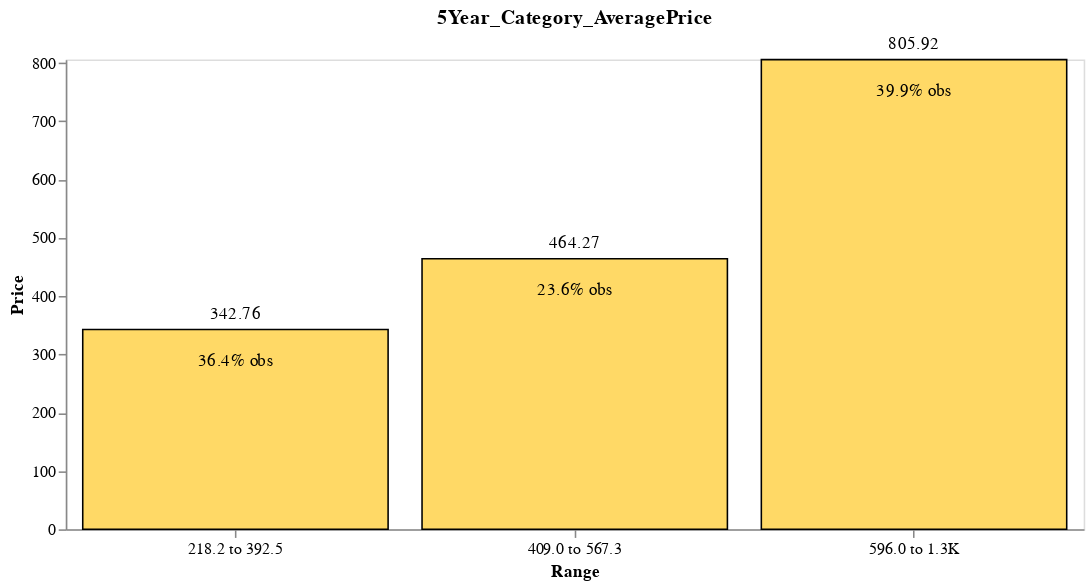

The notebook cell this image was saved under:
### Code cell
# 'Price', 'PriceTransformed', '_NoOfReviews',
#        'BookCategory_Arts, Film & Photography',
#        'BookCategory_Biographies, Diaries & True Accounts',
#        'BookCategory_Comics & Mangas',
#        'BookCategory_Computing, Internet & Digital Media',
#        'BookCategory_Crime, Thriller & Mystery',
#        'BookCategory_Language, Linguistics & Writing', 'BookCategory_Romance',
#        'BookCategory_Sports', 'Low_NoOfPeopleRated', 'CoverType_Hardcover',
#        'Author_Min_OnlineReviews', 'Author_max_OnlineReviews',
#        'BookCategory_Min_Price', 'BookCategory_Avg_Price',
#        'BookCategory_max_Price', 'Year_Category_AveragePrice',
#        'Bestseller_Score', 'Thriller_Mystery', 'Includes_Pictures',
#        'GenreEntropy', '5Year_Category_AveragePrice'

resultdf,model=DtreeCreator(ReadyforModel_v10,'5Year_Category_AveragePrice','Price',debth=2,M='Regressor')
PlotDtreeGraph2(resultdf)

### Figure 1 — Vega-Lite specification as saved in the notebook (floating-point values rounded to 4 significant figures)
{"config": {"view": {"continuousWidth": 300, "continuousHeight": 300}, "axis": {"grid": false}}, "layer": [{"mark": {"type": "bar", "color": "#ffd966", "stroke": "black"}, "encoding": {"tooltip": [{"field": "Range", "type": "nominal"}, {"field": "Pred", "type": "quantitative"}, {"field": "Counts", "type": "quantitative"}], "x": {"axis": {"labelAngle": 0}, "field": "Range", "sort": {"field": "yield", "order": "descending"}, "type": "nominal"}, "y": {"field": "Pred", "title": "Price", "type": "quantitative"}}}, {"mark": {"type": "text", "align": "center", "baseline": "bottom", "dy": -5}, "encoding": {"text": {"field": "Pred", "type": "quantitative"}, "tooltip": [{"field": "Range", "type": "nominal"}, {"field": "Pred", "type": "quantitative"}, {"field": "Counts", "type": "quantitative"}], "x": {"axis": {"labelAngle": 0}, "field": "Range", "sort": {"field": "yield", "order": "descending"}, "type": "nominal"}, "y": {"field": "Pred", "title": "Price", "type": "quantitative"}}}, {"mark": {"type": "text", "align": "center", "baseline": "bottom", "color": "#000000", "dy": 25}, "encoding": {"text": {"field": "Counts%", "type": "nominal"}, "tooltip": [{"field": "Range", "type": "nominal"}, {"field": "Pred", "type": "quantitative"}, {"field": "Counts", "type": "quantitative"}], "x": {"axis": {"labelAngle": 0}, "field": "Range", "sort": {"field": "yield", "order": "descending"}, "type": "nominal"}, "y": {"field": "Pred", "title": "Price", "type": "quantitative"}}}], "data": {"name": "data-f991549126b896aabe4f5f1840455225"}, "encoding": {"y": {"field": "Pred", "scale": {"domain": [0, 806.1]}, "type": "quantitative"}}, "height": 300, "title": "5Year_Category_AveragePrice ", "width": 650, "$schema": "https://vega.github.io/schema/vega-lite/v5.15.1.json", "datasets": {"data-f991549126b896aabe4f5f1840455225": [{"Pred": 342.8, "VariableName": "5Year_Category_AveragePrice", "X_min": 218.2, "X_max": 392.5, "Counts": 2024, "Counts%": "36.4% obs", "Range": "218.2 to 392.5"}, {"Pred": 464.3, "VariableName": "5Year_Category_AveragePrice", "X_min": 409.0, "X_max": 567.3, "Counts": 1309, "Counts%": "23.6% obs", "Range": "409.0 to 567.3"}, {"Pred": 805.9, "VariableName": "5Year_Category_AveragePrice", "X_min": 596.0, "X_max": 1260.0, "Counts": 2213, "Counts%": "39.9% obs", "Range": "596.0 to 1.3K"}]}}
